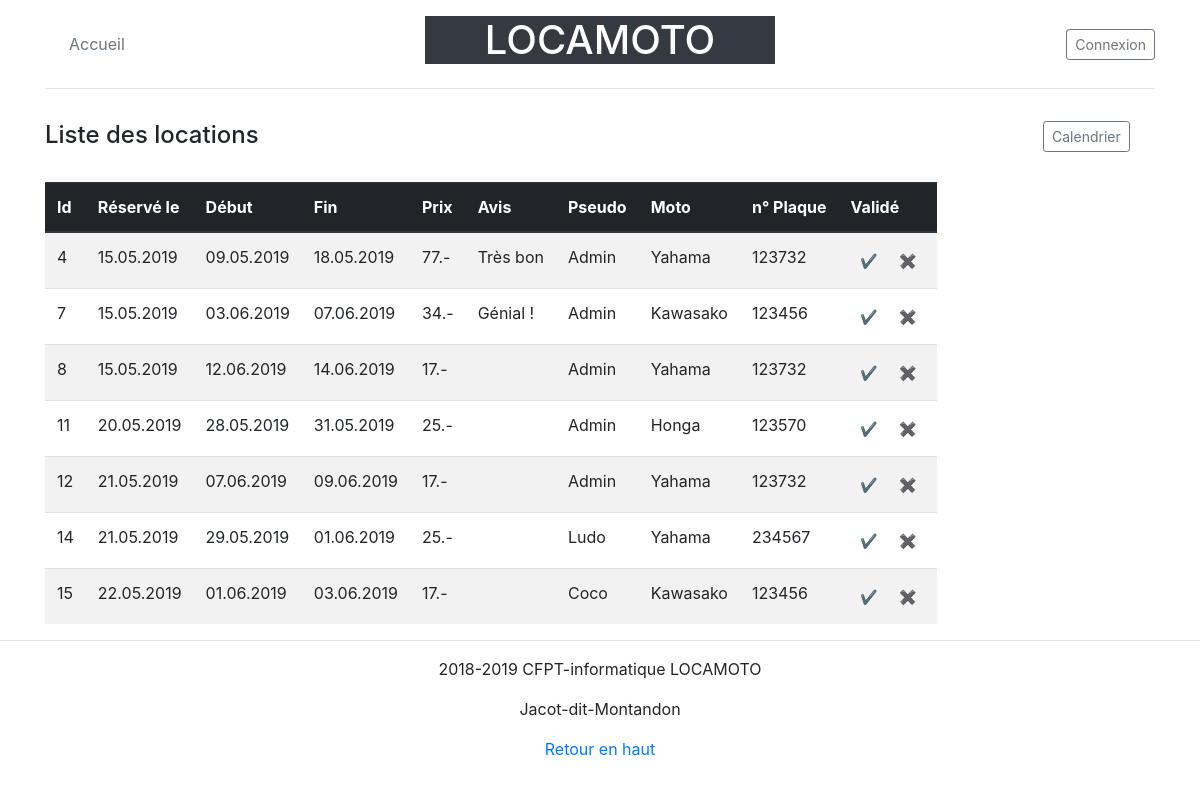
The page /www/managelocation.php on the database its author committed.
### tables this page shows
CREATE TABLE `locations` (
  `idLocation` int(11) NOT NULL AUTO_INCREMENT,
  `DateReservation` datetime DEFAULT NULL,
  `DateDebut` datetime DEFAULT NULL,
  `DateFin` datetime DEFAULT NULL,
  `PrixJour` float DEFAULT NULL,
  `Avis` longtext,
  `idUtilisateur` int(11) DEFAULT NULL,
  `noPlaque` int(11) DEFAULT NULL,
  PRIMARY KEY (`idLocation`),
  KEY `FK_idUtilisateur_idx` (`idUtilisateur`),
  KEY `FK_noPlaque_idx` (`noPlaque`),
  CONSTRAINT `FK_idUtilisateur` FOREIGN KEY (`idUtilisateur`) REFERENCES `utilisateurs` (`idUtilisateur`),
  CONSTRAINT `FK_noPlaque` FOREIGN KEY (`noPlaque`) REFERENCES `motos` (`noPlaque`)
);

CREATE TABLE `utilisateurs` (
  `idUtilisateur` int(11) NOT NULL AUTO_INCREMENT,
  `Nom` varchar(45) DEFAULT NULL,
  `Prenom` varchar(45) DEFAULT NULL,
  `Pseudo` varchar(45) DEFAULT NULL,
  `MotDePasse` varchar(100) DEFAULT NULL,
  `Email` varchar(45) DEFAULT NULL,
  `DateNaissance` date DEFAULT NULL,
  `Statut` int(11) DEFAULT '1',
  PRIMARY KEY (`idUtilisateur`)
);

CREATE TABLE `motos` (
  `noPlaque` int(11) NOT NULL,
  `Marque` varchar(45) DEFAULT NULL,
  `Cylindree` varchar(45) DEFAULT NULL,
  `Couleur` varchar(45) DEFAULT NULL,
  `DateImmatriculation` date DEFAULT NULL,
  `idImage` int(11) DEFAULT NULL,
  PRIMARY KEY (`noPlaque`),
  KEY `¨FK_idImage_idx` (`idImage`),
  CONSTRAINT `¨FK_idImage` FOREIGN KEY (`idImage`) REFERENCES `images` (`idImage`)
);

### www/managelocation.php (called while the page is built, shortened)
<?php
require_once('model/locations.php');
$locations = getLocationsUserMoto();
include('view/showmanagelocation.php');

### www/model/locations.php (called while the page is built, shortened)
<?php
function getLocationsUserMoto()
{
    $db = connectDb();
    $sql = "SELECT `idLocation`, `DateReservation`, `DateDebut`, `DateFin`, `PrixJour`, `Avis`, l.`idUtilisateur`, l.`noPlaque`, `Pseudo`, `Email`, `Marque` FROM `Locations` l, `Motos` m, `Utilisateurs` as u WHERE l.noPlaque=m.noPlaque AND l.idUtilisateur=u.idUtilisateur";
	$request = $db->prepare($sql);
	try {
		$request->execute();
		return $request->fetchAll();
	}
	catch (PDOException $e) {
        echo 'Problème de lecture de la base de données: '.$e->getMessage();
		return false;
    }
}

### www/view/showmanagelocation.php (the view, shortened to what this page needs)
<!doctype html>
<html>
<head>
    <link href="css/bootstrap/bootstrap.min.css" rel="stylesheet" type="text/css" />
    <link href="css/style.css" rel="stylesheet" type="text/css" />
</head>
<body>
    <div class="container">
        <header class="blog-header py-3">
            <div class="row flex-nowrap justify-content-between align-items-center">
                <div class="col-4 ">
                    <?php include "navigation.php"; ?>
                </div>
                <div class="col-4 text-center">
                    <h1 class="btn-dark">LOCAMOTO</h1>
                </div>
                <div class="col-4 d-flex justify-content-end align-items-center">
                    <?php if (isset($_SESSION["login"])) { ?>
                        <a class="m-2 text-muted" href=<?= "saveuser.php?idUser=" . $_SESSION["idUser"]; ?>>Profil</a>
                        <a href="logout.php"><button type="button" class="btn btn-sm btn-outline-secondary">Déconnexion</button></a>
                    <?php } else { ?>
                        <button type="button" class="btn btn-sm btn-outline-secondary" data-toggle="modal" data-target="#loginModal">Connexion</button>
                    <?php } ?>
                </div>
            </div>
            <hr>
        </header>
        <div class="row">
            <div class="col-sm-10">
                <h4>Liste des locations</h4>
            </div>
            <div class="col-sm-2">
                <a class="btn btn-sm btn-outline-secondary pull-right mx-5" href="managecalendrier.php">Calendrier</a>
            </div>
        </div><br>
        <table class="table table-striped table-condensed table-responsive">
            <thead class="thead-dark">
                <tr>
                    <th>Id</th>
                    <th>Réservé le</th>
                    <th>Début</th>
                    <th>Fin</th>
                    <th>Prix</th>
                    <th>Avis</th>
                    <th>Pseudo</th>
                    <th>Moto</th>
                    <th>n° Plaque</th>
                    <th>Validé</th>
                </tr>
            </thead>
            <?php
            foreach ($locations as $location) {
                ?>
                <tr>
                    <td><?= $location['idLocation']; ?></td>
                    <td><?= date_format(date_create($location['DateReservation']), "d.m.Y"); ?></td>
                    <td><?= date_format(date_create($location['DateDebut']), "d.m.Y"); ?></td>
                    <td><?= date_format(date_create($location['DateFin']), "d.m.Y"); ?></td>
                    <td><?= $location['PrixJour']; ?>.-</td>
                    <td><?= $location['Avis']; ?></td>
                    <td><?= $location['Pseudo']; ?></td>
                    <td><?= $location['Marque']; ?></td>
                    <td><?= $location['noPlaque']; ?></td>
                    <td>
                        <button data-toggle="modal" class="btn btn-default btn-sm" href="#validate<?= $location['idLocation'];?>">✔</button>
                        <button data-toggle="modal" class="btn btn-default btn-sm" href="#delete<?= $location['idLocation'];?>">✖</button>
                    </td>
                </tr>
            <?php
        }
        ?>
        </table>
    </div>
    <footer class="text-center">
        <hr>
        <p>2018-2019 CFPT-informatique LOCAMOTO</p>
        <p>Jacot-dit-Montandon</p>
        <p>
            <a href="#">Retour en haut</a>
        </p>
    </footer>
</body>

### www/navigation.php (shortened to what this page needs)
<nav class="navbar d-flex justify-content-between navbar-expand-lg">
<div class="navbar-collapse collapse" id="navbarNav">
    <ul class="navbar-nav">
    <li><a class="p-2 text-muted" href="index.php">Accueil</a></li>
    </ul>
</div>
</nav>

### rows shown on the page
locations: idLocation "4", DateReservation "15.05.2019", DateDebut "09.05.2019", DateFin "18.05.2019", PrixJour "77", Avis "Très bon", idUtilisateur.Pseudo "Admin", noPlaque.Marque "Yahama", noPlaque "123732"
locations: idLocation "7", DateReservation "15.05.2019", DateDebut "03.06.2019", DateFin "07.06.2019", PrixJour "34", Avis "Génial !", idUtilisateur.Pseudo "Admin", noPlaque.Marque "Kawasako", noPlaque "123456"
locations: idLocation "8", DateReservation "15.05.2019", DateDebut "12.06.2019", DateFin "14.06.2019", PrixJour "17", idUtilisateur.Pseudo "Admin", noPlaque.Marque "Yahama", noPlaque "123732"
locations: idLocation "11", DateReservation "20.05.2019", DateDebut "28.05.2019", DateFin "31.05.2019", PrixJour "25", idUtilisateur.Pseudo "Admin", noPlaque.Marque "Honga", noPlaque "123570"
locations: idLocation "12", DateReservation "21.05.2019", DateDebut "07.06.2019", DateFin "09.06.2019", PrixJour "17", idUtilisateur.Pseudo "Admin", noPlaque.Marque "Yahama", noPlaque "123732"
locations: idLocation "14", DateReservation "21.05.2019", DateDebut "29.05.2019", DateFin "01.06.2019", PrixJour "25", idUtilisateur.Pseudo "Ludo", noPlaque.Marque "Yahama", noPlaque "234567"
locations: idLocation "15", DateReservation "22.05.2019", DateDebut "01.06.2019", DateFin "03.06.2019", PrixJour "17", idUtilisateur.Pseudo "Coco", noPlaque.Marque "Kawasako", noPlaque "123456"
